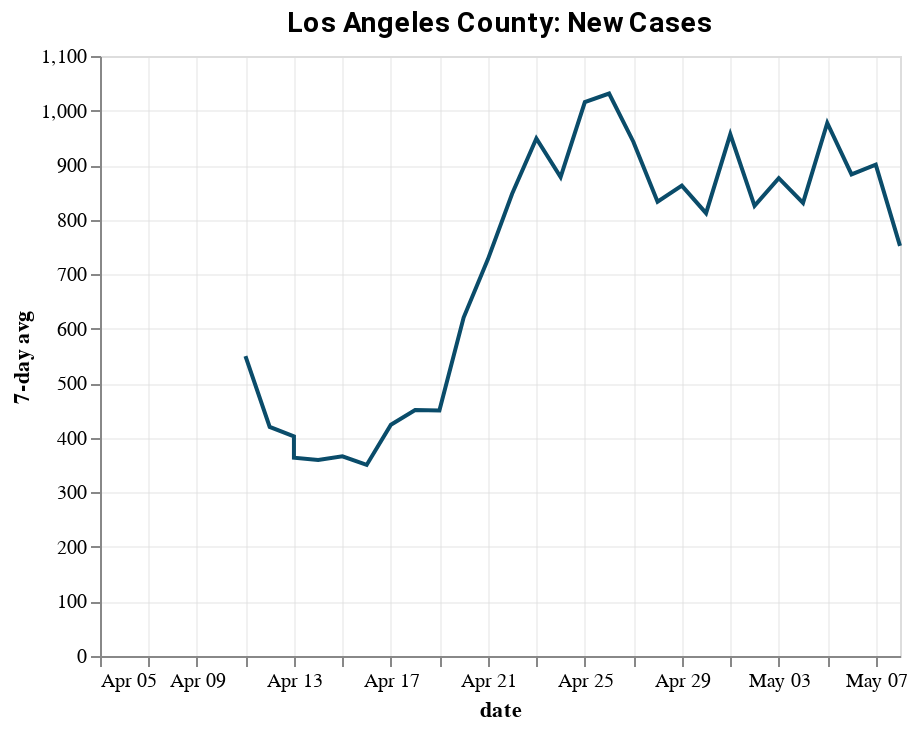
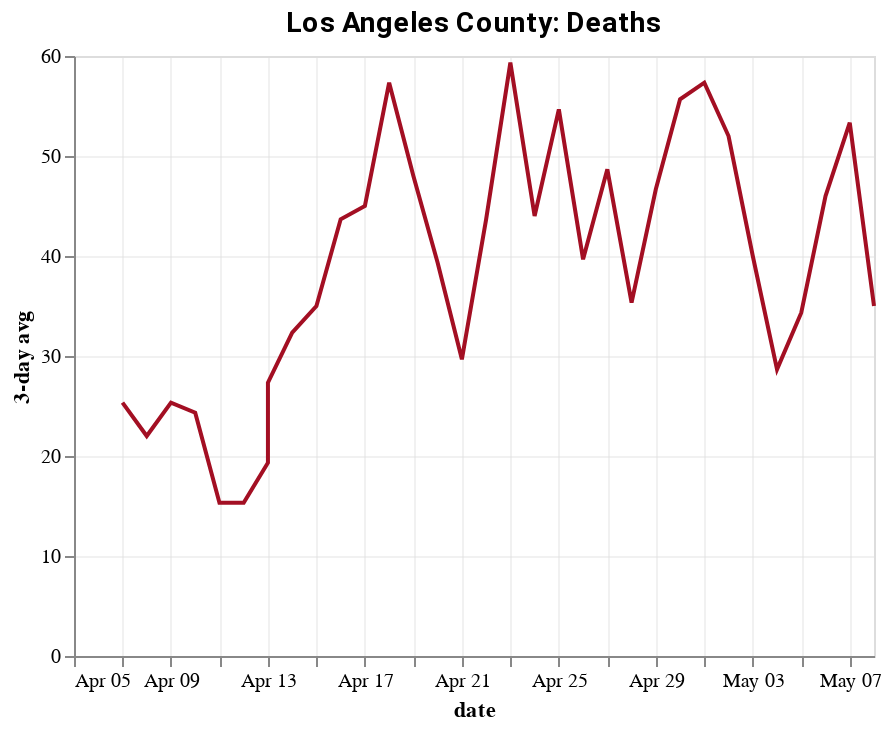
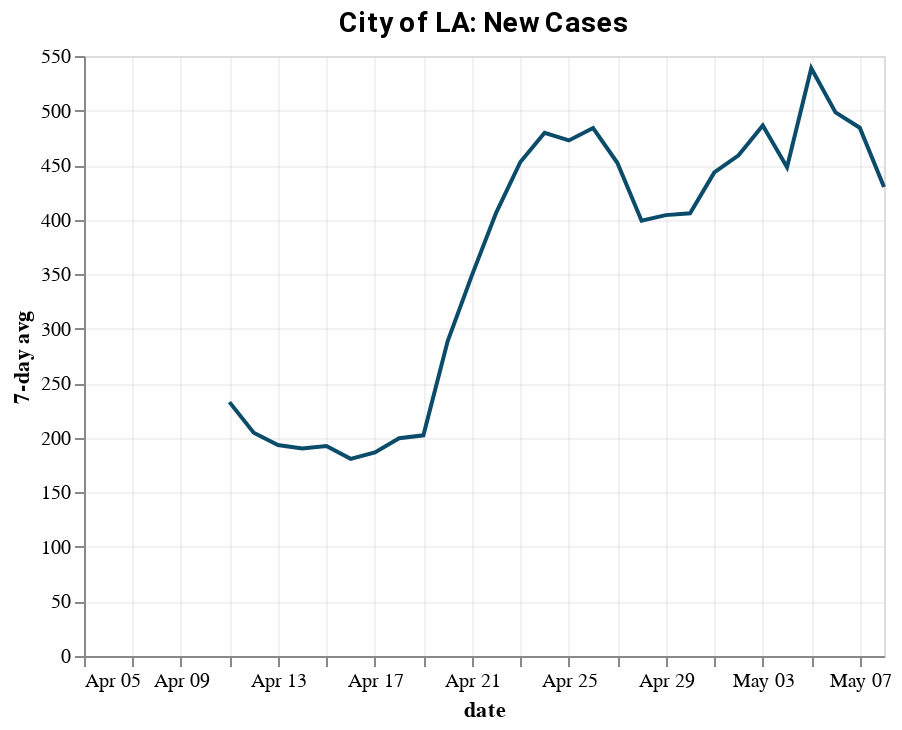

Notebook source saved alongside these figures, in order:
### Code cell
la_county = case_indicators_county(county_df, "Los Angeles", "4/5/20")
la_city = case_indicators_lacity(city_df, "4/5/20")

### Figure 1 — Vega-Lite specification as saved in the notebook (floating-point values rounded to 4 significant figures)
{"config": {"view": {"continuousWidth": 400, "continuousHeight": 300}, "axis": {"gridOpacity": 0.4}, "title": {"anchor": "middle", "color": "Black", "font": "Roboto", "fontSize": 14}}, "data": {"name": "data-ea9fe4c07ab0ae7ecc70b5d4300a9292"}, "mark": "line", "encoding": {"color": {"value": "#0A4C6A"}, "x": {"type": "temporal", "field": "date", "timeUnit": "monthdate", "title": "date"}, "y": {"type": "quantitative", "field": "cases_avg7", "title": "7-day avg"}}, "title": "Los Angeles County: New Cases", "$schema": "https://vega.github.io/schema/vega-lite/v4.0.2.json", "datasets": {"data-ea9fe4c07ab0ae7ecc70b5d4300a9292": [{"county": "Los Angeles", "state": "California", "fips": "06037", "date": "2020-04-05T00:00:00+00:00", "Lat": 34.31, "Lon": -118.2, "cases": 5955.0, "deaths": 132.0, "new_cases": 1350.0, "new_deaths": 39.0, "cases_avg7": null, "deaths_avg3": null}, {"county": "Los Angeles", "state": "California", "fips": "06037", "date": "2020-04-06T00:00:00+00:00", "Lat": 34.31, "Lon": -118.2, "cases": 6377.0, "deaths": 147.0, "new_cases": 422.0, "new_deaths": 15.0, "cases_avg7": null, "deaths_avg3": null}, {"county": "Los Angeles", "state": "California", "fips": "06037", "date": "2020-04-07T00:00:00+00:00", "Lat": 34.31, "Lon": -118.2, "cases": 6936.0, "deaths": 169.0, "new_cases": 559.0, "new_deaths": 22.0, "cases_avg7": null, "deaths_avg3": 25.33}, {"county": "Los Angeles", "state": "California", "fips": "06037", "date": "2020-04-08T00:00:00+00:00", "Lat": 34.31, "Lon": -118.2, "cases": 7559.0, "deaths": 198.0, "new_cases": 623.0, "new_deaths": 29.0, "cases_avg7": null, "deaths_avg3": 22.0}, {"county": "Los Angeles", "state": "California", "fips": "06037", "date": "2020-04-09T00:00:00+00:00", "Lat": 34.31, "Lon": -118.2, "cases": 7955.0, "deaths": 223.0, "new_cases": 396.0, "new_deaths": 25.0, "cases_avg7": null, "deaths_avg3": 25.33}, {"county": "Los Angeles", "state": "California", "fips": "06037", "date": "2020-04-10T00:00:00+00:00", "Lat": 34.31, "Lon": -118.2, "cases": 8443.0, "deaths": 242.0, "new_cases": 488.0, "new_deaths": 19.0, "cases_avg7": null, "deaths_avg3": 24.33}, {"county": "Los Angeles", "state": "California", "fips": "06037", "date": "2020-04-11T00:00:00+00:00", "Lat": 34.31, "Lon": -118.2, "cases": 8453.0, "deaths": 244.0, "new_cases": 10.0, "new_deaths": 2.0, "cases_avg7": 549.7, "deaths_avg3": 15.33}, {"county": "Los Angeles", "state": "California", "fips": "06037", "date": "2020-04-12T00:00:00+00:00", "Lat": 34.31, "Lon": -118.2, "cases": 8894.0, "deaths": 269.0, "new_cases": 441.0, "new_deaths": 25.0, "cases_avg7": 419.9, "deaths_avg3": 15.33}, {"county": "Los Angeles", "state": "California", "fips": "06037", "date": "2020-04-13T00:00:00+00:00", "Lat": 34.31, "Lon": -118.2, "cases": 9197.0, "deaths": 300.0, "new_cases": 303.0, "new_deaths": 31.0, "cases_avg7": 402.9, "deaths_avg3": 19.33}, {"county": "Los Angeles", "state": "California", "fips": "06037", "date": "2020-04-13T07:00:00+00:00", "Lat": 34.31, "Lon": -118.2, "cases": 9480.0, "deaths": 326.0, "new_cases": 283.0, "new_deaths": 26.0, "cases_avg7": 363.4, "deaths_avg3": 27.33}, {"county": "Los Angeles", "state": "California", "fips": "06037", "date": "2020-04-14T07:00:00+00:00", "Lat": 34.31, "Lon": -118.2, "cases": 10080.0, "deaths": 366.0, "new_cases": 595.0, "new_deaths": 40.0, "cases_avg7": 359.4, "deaths_avg3": 32.33}, {"county": "Los Angeles", "state": "California", "fips": "06037", "date": "2020-04-15T07:00:00+00:00", "Lat": 34.31, "Lon": -118.2, "cases": 10520.0, "deaths": 405.0, "new_cases": 442.0, "new_deaths": 39.0, "cases_avg7": 366.0, "deaths_avg3": 35.0}, {"county": "Los Angeles", "state": "California", "fips": "06037", "date": "2020-04-16T07:00:00+00:00", "Lat": 34.31, "Lon": -118.2, "cases": 10900.0, "deaths": 457.0, "new_cases": 378.0, "new_deaths": 52.0, "cases_avg7": 350.3, "deaths_avg3": 43.67}, {"county": "Los Angeles", "state": "California", "fips": "06037", "date": "2020-04-17T07:00:00+00:00", "Lat": 34.31, "Lon": -118.2, "cases": 11420.0, "deaths": 501.0, "new_cases": 526.0, "new_deaths": 44.0, "cases_avg7": 424.0, "deaths_avg3": 45.0}, {"county": "Los Angeles", "state": "California", "fips": "06037", "date": "2020-04-18T07:00:00+00:00", "Lat": 34.31, "Lon": -118.2, "cases": 12050.0, "deaths": 577.0, "new_cases": 630.0, "new_deaths": 76.0, "cases_avg7": 451.0, "deaths_avg3": 57.33}, {"county": "Los Angeles", "state": "California", "fips": "06037", "date": "2020-04-19T07:00:00+00:00", "Lat": 34.31, "Lon": -118.2, "cases": 12350.0, "deaths": 601.0, "new_cases": 298.0, "new_deaths": 24.0, "cases_avg7": 450.3, "deaths_avg3": 48.0}, {"county": "Los Angeles", "state": "California", "fips": "06037", "date": "2020-04-20T07:00:00+00:00", "Lat": 34.31, "Lon": -118.2, "cases": 13820.0, "deaths": 619.0, "new_cases": 1474.0, "new_deaths": 18.0, "cases_avg7": 620.4, "deaths_avg3": 39.33}, {"county": "Los Angeles", "state": "California", "fips": "06037", "date": "2020-04-21T07:00:00+00:00", "Lat": 34.31, "Lon": -118.2, "cases": 15160.0, "deaths": 666.0, "new_cases": 1342.0, "new_deaths": 47.0, "cases_avg7": 727.1, "deaths_avg3": 29.67}, {"county": "Los Angeles", "state": "California", "fips": "06037", "date": "2020-04-22T07:00:00+00:00", "Lat": 34.31, "Lon": -118.2, "cases": 16450.0, "deaths": 732.0, "new_cases": 1284.0, "new_deaths": 66.0, "cases_avg7": 847.4, "deaths_avg3": 43.67}, {"county": "Los Angeles", "state": "California", "fips": "06037", "date": "2020-04-23T07:00:00+00:00", "Lat": 34.31, "Lon": -118.2, "cases": 17540.0, "deaths": 797.0, "new_cases": 1088.0, "new_deaths": 65.0, "cases_avg7": 948.9, "deaths_avg3": 59.33}, {"county": "Los Angeles", "state": "California", "fips": "06037", "date": "2020-04-24T07:00:00+00:00", "Lat": 34.31, "Lon": -118.2, "cases": 17570.0, "deaths": 798.0, "new_cases": 30.0, "new_deaths": 1.0, "cases_avg7": 878.0, "deaths_avg3": 44.0}, {"county": "Los Angeles", "state": "California", "fips": "06037", "date": "2020-04-25T07:00:00+00:00", "Lat": 34.31, "Lon": -118.2, "cases": 19160.0, "deaths": 896.0, "new_cases": 1592.0, "new_deaths": 98.0, "cases_avg7": 1015.0, "deaths_avg3": 54.67}, {"county": "Los Angeles", "state": "California", "fips": "06037", "date": "2020-04-26T07:00:00+00:00", "Lat": 34.31, "Lon": -118.2, "cases": 19570.0, "deaths": 916.0, "new_cases": 408.0, "new_deaths": 20.0, "cases_avg7": 1031.0, "deaths_avg3": 39.67}, {"county": "Los Angeles", "state": "California", "fips": "06037", "date": "2020-04-27T07:00:00+00:00", "Lat": 34.31, "Lon": -118.2, "cases": 20420.0, "deaths": 944.0, "new_cases": 856.0, "new_deaths": 28.0, "cases_avg7": 942.9, "deaths_avg3": 48.67}, {"county": "Los Angeles", "state": "California", "fips": "06037", "date": "2020-04-28T07:00:00+00:00", "Lat": 34.31, "Lon": -118.2, "cases": 21000.0, "deaths": 1002.0, "new_cases": 573.0, "new_deaths": 58.0, "cases_avg7": 833.0, "deaths_avg3": 35.33}, {"county": "Los Angeles", "state": "California", "fips": "06037", "date": "2020-04-29T07:00:00+00:00", "Lat": 34.31, "Lon": -118.2, "cases": 22480.0, "deaths": 1056.0, "new_cases": 1489.0, "new_deaths": 54.0, "cases_avg7": 862.3, "deaths_avg3": 46.67}, {"county": "Los Angeles", "state": "California", "fips": "06037", "date": "2020-04-30T07:00:00+00:00", "Lat": 34.31, "Lon": -118.2, "cases": 23220.0, "deaths": 1111.0, "new_cases": 735.0, "new_deaths": 55.0, "cases_avg7": 811.9, "deaths_avg3": 55.67}, {"county": "Los Angeles", "state": "California", "fips": "06037", "date": "2020-05-01T07:00:00+00:00", "Lat": 34.31, "Lon": -118.2, "cases": 24260.0, "deaths": 1174.0, "new_cases": 1042.0, "new_deaths": 63.0, "cases_avg7": 956.4, "deaths_avg3": 57.33}, {"county": "Los Angeles", "state": "California", "fips": "06037", "date": "2020-05-02T07:00:00+00:00", "Lat": 34.31, "Lon": -118.2, "cases": 24940.0, "deaths": 1212.0, "new_cases": 674.0, "new_deaths": 38.0, "cases_avg7": 825.3, "deaths_avg3": 52.0}, {"county": "Los Angeles", "state": "California", "fips": "06037", "date": "2020-05-03T07:00:00+00:00", "Lat": 34.31, "Lon": -118.2, "cases": 25700.0, "deaths": 1231.0, "new_cases": 763.0, "new_deaths": 19.0, "cases_avg7": 876.0, "deaths_avg3": 40.0}, {"county": "Los Angeles", "state": "California", "fips": "06037", "date": "2020-05-04T07:00:00+00:00", "Lat": 34.31, "Lon": -118.2, "cases": 26240.0, "deaths": 1260.0, "new_cases": 539.0, "new_deaths": 29.0, "cases_avg7": 830.7, "deaths_avg3": 28.67}, {"county": "Los Angeles", "state": "California", "fips": "06037", "date": "2020-05-05T07:00:00+00:00", "Lat": 34.31, "Lon": -118.2, "cases": 27840.0, "deaths": 1315.0, "new_cases": 1598.0, "new_deaths": 55.0, "cases_avg7": 977.1, "deaths_avg3": 34.33}, {"county": "Los Angeles", "state": "California", "fips": "06037", "date": "2020-05-06T07:00:00+00:00", "Lat": 34.31, "Lon": -118.2, "cases": 28660.0, "deaths": 1369.0, "new_cases": 829.0, "new_deaths": 54.0, "cases_avg7": 882.9, "deaths_avg3": 46.0}, {"county": "Los Angeles", "state": "California", "fips": "06037", "date": "2020-05-07T07:00:00+00:00", "Lat": 34.31, "Lon": -118.2, "cases": 29530.0, "deaths": 1420.0, "new_cases": 861.0, "new_deaths": 51.0, "cases_avg7": 900.9, "deaths_avg3": 53.33}, {"county": "Los Angeles", "state": "California", "fips": "06037", "date": "2020-05-08T07:00:00+00:00", "Lat": 34.31, "Lon": -118.2, "cases": 29530.0, "deaths": 1420.0, "new_cases": 0.0, "new_deaths": 0.0, "cases_avg7": 752.0, "deaths_avg3": 35.0}]}}

### Figure 2 — Vega-Lite specification as saved in the notebook (floating-point values rounded to 4 significant figures)
{"config": {"view": {"continuousWidth": 400, "continuousHeight": 300}, "axis": {"gridOpacity": 0.4}, "title": {"anchor": "middle", "color": "Black", "font": "Roboto", "fontSize": 14}}, "data": {"name": "data-ea9fe4c07ab0ae7ecc70b5d4300a9292"}, "mark": "line", "encoding": {"color": {"value": "#A30F23"}, "x": {"type": "temporal", "field": "date", "timeUnit": "monthdate", "title": "date"}, "y": {"type": "quantitative", "field": "deaths_avg3", "title": "3-day avg"}}, "title": "Los Angeles County: Deaths", "$schema": "https://vega.github.io/schema/vega-lite/v4.0.2.json", "datasets": {"data-ea9fe4c07ab0ae7ecc70b5d4300a9292": [{"county": "Los Angeles", "state": "California", "fips": "06037", "date": "2020-04-05T00:00:00+00:00", "Lat": 34.31, "Lon": -118.2, "cases": 5955.0, "deaths": 132.0, "new_cases": 1350.0, "new_deaths": 39.0, "cases_avg7": null, "deaths_avg3": null}, {"county": "Los Angeles", "state": "California", "fips": "06037", "date": "2020-04-06T00:00:00+00:00", "Lat": 34.31, "Lon": -118.2, "cases": 6377.0, "deaths": 147.0, "new_cases": 422.0, "new_deaths": 15.0, "cases_avg7": null, "deaths_avg3": null}, {"county": "Los Angeles", "state": "California", "fips": "06037", "date": "2020-04-07T00:00:00+00:00", "Lat": 34.31, "Lon": -118.2, "cases": 6936.0, "deaths": 169.0, "new_cases": 559.0, "new_deaths": 22.0, "cases_avg7": null, "deaths_avg3": 25.33}, {"county": "Los Angeles", "state": "California", "fips": "06037", "date": "2020-04-08T00:00:00+00:00", "Lat": 34.31, "Lon": -118.2, "cases": 7559.0, "deaths": 198.0, "new_cases": 623.0, "new_deaths": 29.0, "cases_avg7": null, "deaths_avg3": 22.0}, {"county": "Los Angeles", "state": "California", "fips": "06037", "date": "2020-04-09T00:00:00+00:00", "Lat": 34.31, "Lon": -118.2, "cases": 7955.0, "deaths": 223.0, "new_cases": 396.0, "new_deaths": 25.0, "cases_avg7": null, "deaths_avg3": 25.33}, {"county": "Los Angeles", "state": "California", "fips": "06037", "date": "2020-04-10T00:00:00+00:00", "Lat": 34.31, "Lon": -118.2, "cases": 8443.0, "deaths": 242.0, "new_cases": 488.0, "new_deaths": 19.0, "cases_avg7": null, "deaths_avg3": 24.33}, {"county": "Los Angeles", "state": "California", "fips": "06037", "date": "2020-04-11T00:00:00+00:00", "Lat": 34.31, "Lon": -118.2, "cases": 8453.0, "deaths": 244.0, "new_cases": 10.0, "new_deaths": 2.0, "cases_avg7": 549.7, "deaths_avg3": 15.33}, {"county": "Los Angeles", "state": "California", "fips": "06037", "date": "2020-04-12T00:00:00+00:00", "Lat": 34.31, "Lon": -118.2, "cases": 8894.0, "deaths": 269.0, "new_cases": 441.0, "new_deaths": 25.0, "cases_avg7": 419.9, "deaths_avg3": 15.33}, {"county": "Los Angeles", "state": "California", "fips": "06037", "date": "2020-04-13T00:00:00+00:00", "Lat": 34.31, "Lon": -118.2, "cases": 9197.0, "deaths": 300.0, "new_cases": 303.0, "new_deaths": 31.0, "cases_avg7": 402.9, "deaths_avg3": 19.33}, {"county": "Los Angeles", "state": "California", "fips": "06037", "date": "2020-04-13T07:00:00+00:00", "Lat": 34.31, "Lon": -118.2, "cases": 9480.0, "deaths": 326.0, "new_cases": 283.0, "new_deaths": 26.0, "cases_avg7": 363.4, "deaths_avg3": 27.33}, {"county": "Los Angeles", "state": "California", "fips": "06037", "date": "2020-04-14T07:00:00+00:00", "Lat": 34.31, "Lon": -118.2, "cases": 10080.0, "deaths": 366.0, "new_cases": 595.0, "new_deaths": 40.0, "cases_avg7": 359.4, "deaths_avg3": 32.33}, {"county": "Los Angeles", "state": "California", "fips": "06037", "date": "2020-04-15T07:00:00+00:00", "Lat": 34.31, "Lon": -118.2, "cases": 10520.0, "deaths": 405.0, "new_cases": 442.0, "new_deaths": 39.0, "cases_avg7": 366.0, "deaths_avg3": 35.0}, {"county": "Los Angeles", "state": "California", "fips": "06037", "date": "2020-04-16T07:00:00+00:00", "Lat": 34.31, "Lon": -118.2, "cases": 10900.0, "deaths": 457.0, "new_cases": 378.0, "new_deaths": 52.0, "cases_avg7": 350.3, "deaths_avg3": 43.67}, {"county": "Los Angeles", "state": "California", "fips": "06037", "date": "2020-04-17T07:00:00+00:00", "Lat": 34.31, "Lon": -118.2, "cases": 11420.0, "deaths": 501.0, "new_cases": 526.0, "new_deaths": 44.0, "cases_avg7": 424.0, "deaths_avg3": 45.0}, {"county": "Los Angeles", "state": "California", "fips": "06037", "date": "2020-04-18T07:00:00+00:00", "Lat": 34.31, "Lon": -118.2, "cases": 12050.0, "deaths": 577.0, "new_cases": 630.0, "new_deaths": 76.0, "cases_avg7": 451.0, "deaths_avg3": 57.33}, {"county": "Los Angeles", "state": "California", "fips": "06037", "date": "2020-04-19T07:00:00+00:00", "Lat": 34.31, "Lon": -118.2, "cases": 12350.0, "deaths": 601.0, "new_cases": 298.0, "new_deaths": 24.0, "cases_avg7": 450.3, "deaths_avg3": 48.0}, {"county": "Los Angeles", "state": "California", "fips": "06037", "date": "2020-04-20T07:00:00+00:00", "Lat": 34.31, "Lon": -118.2, "cases": 13820.0, "deaths": 619.0, "new_cases": 1474.0, "new_deaths": 18.0, "cases_avg7": 620.4, "deaths_avg3": 39.33}, {"county": "Los Angeles", "state": "California", "fips": "06037", "date": "2020-04-21T07:00:00+00:00", "Lat": 34.31, "Lon": -118.2, "cases": 15160.0, "deaths": 666.0, "new_cases": 1342.0, "new_deaths": 47.0, "cases_avg7": 727.1, "deaths_avg3": 29.67}, {"county": "Los Angeles", "state": "California", "fips": "06037", "date": "2020-04-22T07:00:00+00:00", "Lat": 34.31, "Lon": -118.2, "cases": 16450.0, "deaths": 732.0, "new_cases": 1284.0, "new_deaths": 66.0, "cases_avg7": 847.4, "deaths_avg3": 43.67}, {"county": "Los Angeles", "state": "California", "fips": "06037", "date": "2020-04-23T07:00:00+00:00", "Lat": 34.31, "Lon": -118.2, "cases": 17540.0, "deaths": 797.0, "new_cases": 1088.0, "new_deaths": 65.0, "cases_avg7": 948.9, "deaths_avg3": 59.33}, {"county": "Los Angeles", "state": "California", "fips": "06037", "date": "2020-04-24T07:00:00+00:00", "Lat": 34.31, "Lon": -118.2, "cases": 17570.0, "deaths": 798.0, "new_cases": 30.0, "new_deaths": 1.0, "cases_avg7": 878.0, "deaths_avg3": 44.0}, {"county": "Los Angeles", "state": "California", "fips": "06037", "date": "2020-04-25T07:00:00+00:00", "Lat": 34.31, "Lon": -118.2, "cases": 19160.0, "deaths": 896.0, "new_cases": 1592.0, "new_deaths": 98.0, "cases_avg7": 1015.0, "deaths_avg3": 54.67}, {"county": "Los Angeles", "state": "California", "fips": "06037", "date": "2020-04-26T07:00:00+00:00", "Lat": 34.31, "Lon": -118.2, "cases": 19570.0, "deaths": 916.0, "new_cases": 408.0, "new_deaths": 20.0, "cases_avg7": 1031.0, "deaths_avg3": 39.67}, {"county": "Los Angeles", "state": "California", "fips": "06037", "date": "2020-04-27T07:00:00+00:00", "Lat": 34.31, "Lon": -118.2, "cases": 20420.0, "deaths": 944.0, "new_cases": 856.0, "new_deaths": 28.0, "cases_avg7": 942.9, "deaths_avg3": 48.67}, {"county": "Los Angeles", "state": "California", "fips": "06037", "date": "2020-04-28T07:00:00+00:00", "Lat": 34.31, "Lon": -118.2, "cases": 21000.0, "deaths": 1002.0, "new_cases": 573.0, "new_deaths": 58.0, "cases_avg7": 833.0, "deaths_avg3": 35.33}, {"county": "Los Angeles", "state": "California", "fips": "06037", "date": "2020-04-29T07:00:00+00:00", "Lat": 34.31, "Lon": -118.2, "cases": 22480.0, "deaths": 1056.0, "new_cases": 1489.0, "new_deaths": 54.0, "cases_avg7": 862.3, "deaths_avg3": 46.67}, {"county": "Los Angeles", "state": "California", "fips": "06037", "date": "2020-04-30T07:00:00+00:00", "Lat": 34.31, "Lon": -118.2, "cases": 23220.0, "deaths": 1111.0, "new_cases": 735.0, "new_deaths": 55.0, "cases_avg7": 811.9, "deaths_avg3": 55.67}, {"county": "Los Angeles", "state": "California", "fips": "06037", "date": "2020-05-01T07:00:00+00:00", "Lat": 34.31, "Lon": -118.2, "cases": 24260.0, "deaths": 1174.0, "new_cases": 1042.0, "new_deaths": 63.0, "cases_avg7": 956.4, "deaths_avg3": 57.33}, {"county": "Los Angeles", "state": "California", "fips": "06037", "date": "2020-05-02T07:00:00+00:00", "Lat": 34.31, "Lon": -118.2, "cases": 24940.0, "deaths": 1212.0, "new_cases": 674.0, "new_deaths": 38.0, "cases_avg7": 825.3, "deaths_avg3": 52.0}, {"county": "Los Angeles", "state": "California", "fips": "06037", "date": "2020-05-03T07:00:00+00:00", "Lat": 34.31, "Lon": -118.2, "cases": 25700.0, "deaths": 1231.0, "new_cases": 763.0, "new_deaths": 19.0, "cases_avg7": 876.0, "deaths_avg3": 40.0}, {"county": "Los Angeles", "state": "California", "fips": "06037", "date": "2020-05-04T07:00:00+00:00", "Lat": 34.31, "Lon": -118.2, "cases": 26240.0, "deaths": 1260.0, "new_cases": 539.0, "new_deaths": 29.0, "cases_avg7": 830.7, "deaths_avg3": 28.67}, {"county": "Los Angeles", "state": "California", "fips": "06037", "date": "2020-05-05T07:00:00+00:00", "Lat": 34.31, "Lon": -118.2, "cases": 27840.0, "deaths": 1315.0, "new_cases": 1598.0, "new_deaths": 55.0, "cases_avg7": 977.1, "deaths_avg3": 34.33}, {"county": "Los Angeles", "state": "California", "fips": "06037", "date": "2020-05-06T07:00:00+00:00", "Lat": 34.31, "Lon": -118.2, "cases": 28660.0, "deaths": 1369.0, "new_cases": 829.0, "new_deaths": 54.0, "cases_avg7": 882.9, "deaths_avg3": 46.0}, {"county": "Los Angeles", "state": "California", "fips": "06037", "date": "2020-05-07T07:00:00+00:00", "Lat": 34.31, "Lon": -118.2, "cases": 29530.0, "deaths": 1420.0, "new_cases": 861.0, "new_deaths": 51.0, "cases_avg7": 900.9, "deaths_avg3": 53.33}, {"county": "Los Angeles", "state": "California", "fips": "06037", "date": "2020-05-08T07:00:00+00:00", "Lat": 34.31, "Lon": -118.2, "cases": 29530.0, "deaths": 1420.0, "new_cases": 0.0, "new_deaths": 0.0, "cases_avg7": 752.0, "deaths_avg3": 35.0}]}}

### Figure 3 — Vega-Lite specification as saved in the notebook (floating-point values rounded to 4 significant figures)
{"config": {"view": {"continuousWidth": 400, "continuousHeight": 300}, "axis": {"gridOpacity": 0.4}, "title": {"anchor": "middle", "color": "Black", "font": "Roboto", "fontSize": 14}}, "data": {"name": "data-755817ff440e59f3fd4147b966c40c96"}, "mark": "line", "encoding": {"color": {"value": "#0A4C6A"}, "x": {"type": "temporal", "field": "date", "timeUnit": "monthdate", "title": "date"}, "y": {"type": "quantitative", "field": "cases_avg7", "title": "7-day avg"}}, "title": "City of LA: New Cases", "$schema": "https://vega.github.io/schema/vega-lite/v4.0.2.json", "datasets": {"data-755817ff440e59f3fd4147b966c40c96": [{"Date": "2020-04-05", "cases": 2659, "new_cases": 298, "date": "2020-04-05T00:00:00", "cases_avg7": null}, {"Date": "2020-04-06", "cases": 2851, "new_cases": 192, "date": "2020-04-06T00:00:00", "cases_avg7": null}, {"Date": "2020-04-07", "cases": 3130, "new_cases": 279, "date": "2020-04-07T00:00:00", "cases_avg7": null}, {"Date": "2020-04-08", "cases": 3360, "new_cases": 230, "date": "2020-04-08T00:00:00", "cases_avg7": null}, {"Date": "2020-04-09", "cases": 3587, "new_cases": 227, "date": "2020-04-09T00:00:00", "cases_avg7": null}, {"Date": "2020-04-10", "cases": 3787, "new_cases": 200, "date": "2020-04-10T00:00:00", "cases_avg7": null}, {"Date": "2020-04-11", "cases": 3990, "new_cases": 203, "date": "2020-04-11T00:00:00", "cases_avg7": 232.7}, {"Date": "2020-04-12", "cases": 4092, "new_cases": 102, "date": "2020-04-12T00:00:00", "cases_avg7": 204.7}, {"Date": "2020-04-13", "cases": 4205, "new_cases": 113, "date": "2020-04-13T00:00:00", "cases_avg7": 193.4}, {"Date": "2020-04-14", "cases": 4462, "new_cases": 257, "date": "2020-04-14T00:00:00", "cases_avg7": 190.3}, {"Date": "2020-04-15", "cases": 4707, "new_cases": 245, "date": "2020-04-15T00:00:00", "cases_avg7": 192.4}, {"Date": "2020-04-16", "cases": 4852, "new_cases": 145, "date": "2020-04-16T00:00:00", "cases_avg7": 180.7}, {"Date": "2020-04-17", "cases": 5093, "new_cases": 241, "date": "2020-04-17T00:00:00", "cases_avg7": 186.6}, {"Date": "2020-04-18", "cases": 5387, "new_cases": 294, "date": "2020-04-18T00:00:00", "cases_avg7": 199.6}, {"Date": "2020-04-19", "cases": 5508, "new_cases": 121, "date": "2020-04-19T00:00:00", "cases_avg7": 202.3}, {"Date": "2020-04-20", "cases": 6224, "new_cases": 716, "date": "2020-04-20T00:00:00", "cases_avg7": 288.4}, {"Date": "2020-04-21", "cases": 6904, "new_cases": 680, "date": "2020-04-21T00:00:00", "cases_avg7": 348.9}, {"Date": "2020-04-22", "cases": 7551, "new_cases": 647, "date": "2020-04-22T00:00:00", "cases_avg7": 406.3}, {"Date": "2020-04-23", "cases": 8022, "new_cases": 471, "date": "2020-04-23T00:00:00", "cases_avg7": 452.9}, {"Date": "2020-04-24", "cases": 8450, "new_cases": 428, "date": "2020-04-24T00:00:00", "cases_avg7": 479.6}, {"Date": "2020-04-25", "cases": 8695, "new_cases": 245, "date": "2020-04-25T00:00:00", "cases_avg7": 472.6}, {"Date": "2020-04-26", "cases": 8896, "new_cases": 201, "date": "2020-04-26T00:00:00", "cases_avg7": 484.0}, {"Date": "2020-04-27", "cases": 9389, "new_cases": 493, "date": "2020-04-27T00:00:00", "cases_avg7": 452.1}, {"Date": "2020-04-28", "cases": 9697, "new_cases": 308, "date": "2020-04-28T00:00:00", "cases_avg7": 399.0}, {"Date": "2020-04-29", "cases": 10380, "new_cases": 683, "date": "2020-04-29T00:00:00", "cases_avg7": 404.1}, {"Date": "2020-04-30", "cases": 10863, "new_cases": 483, "date": "2020-04-30T00:00:00", "cases_avg7": 405.9}, {"Date": "2020-05-01", "cases": 11553, "new_cases": 690, "date": "2020-05-01T00:00:00", "cases_avg7": 443.3}, {"Date": "2020-05-02", "cases": 11908, "new_cases": 355, "date": "2020-05-02T00:00:00", "cases_avg7": 459.0}, {"Date": "2020-05-03", "cases": 12300, "new_cases": 392, "date": "2020-05-03T00:00:00", "cases_avg7": 486.3}, {"Date": "2020-05-04", "cases": 12525, "new_cases": 225, "date": "2020-05-04T00:00:00", "cases_avg7": 448.0}, {"Date": "2020-05-05", "cases": 13468, "new_cases": 943, "date": "2020-05-05T00:00:00", "cases_avg7": 538.7}, {"Date": "2020-05-06", "cases": 13868, "new_cases": 400, "date": "2020-05-06T00:00:00", "cases_avg7": 498.3}, {"Date": "2020-05-07", "cases": 14253, "new_cases": 385, "date": "2020-05-07T00:00:00", "cases_avg7": 484.3}, {"Date": "2020-05-08", "cases": 14563, "new_cases": 310, "date": "2020-05-08T00:00:00", "cases_avg7": 430.0}]}}
